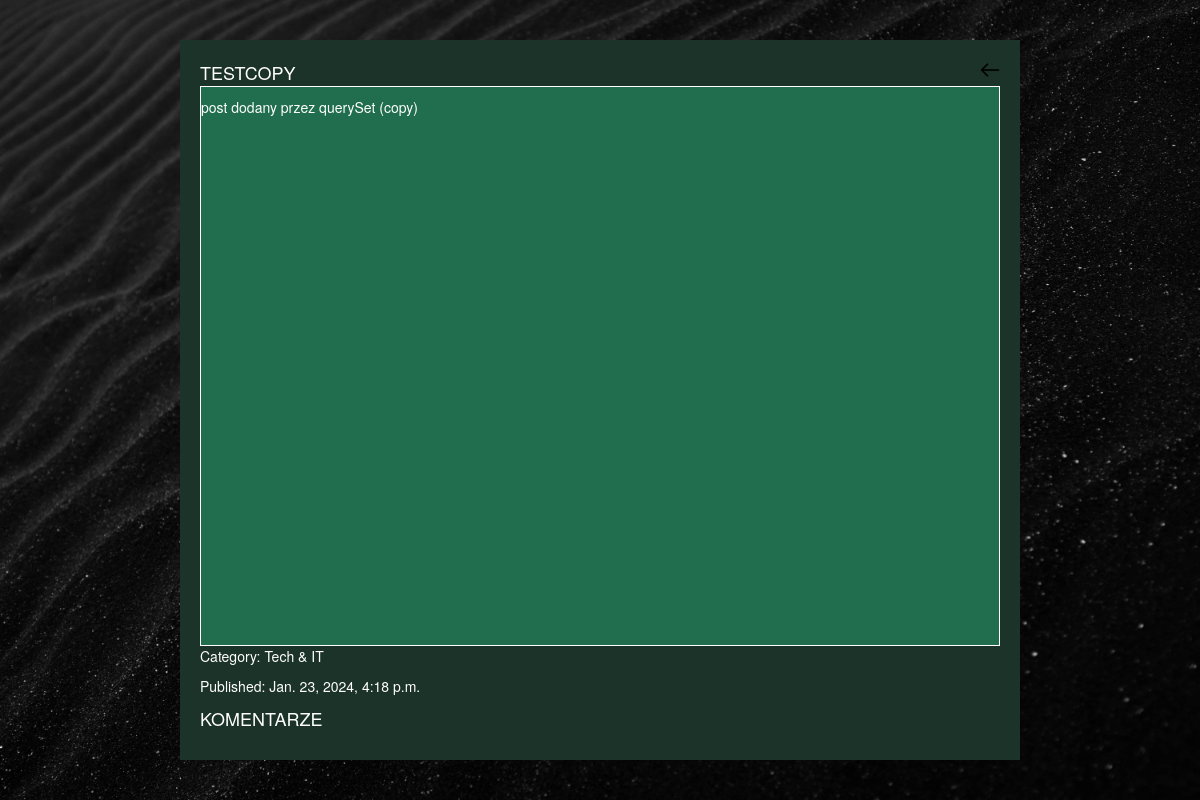
The app's page /post/12/, older data.
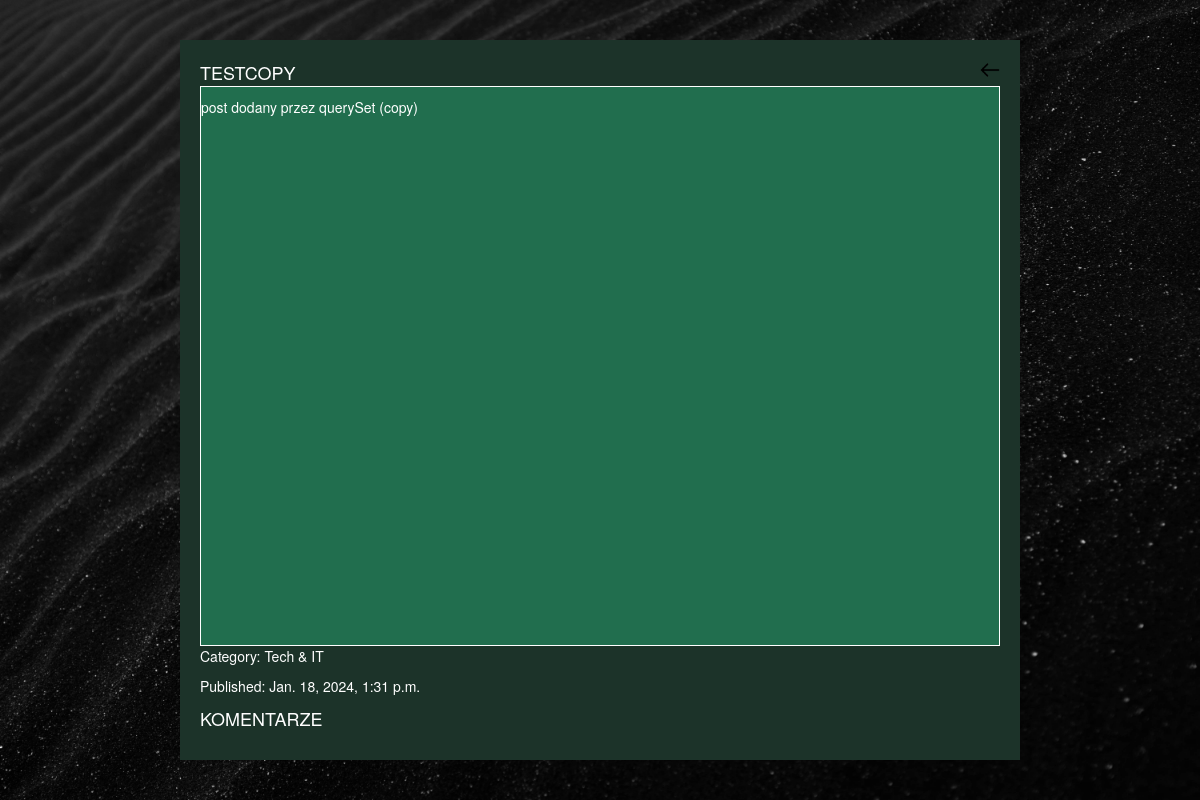
The same page, newer data.
### blog/models.py (models this page shows, shortened)
class Post(models.Model):
    CATEGORY_LIST = [
        ('ITEM1', 'Tech & IT'),
        ('ITEM2', 'Hobbies & Fun'),
        ('ITEM3', 'Sports & Rec'),
        ('ITEM4', 'Cooking & Food'),
        ('ITEM5', 'Art & Culture'),
    ]
    CATEGORY_DEFAULT = 'ITEM1'
    author = models.ForeignKey(settings.AUTH_USER_MODEL, on_delete=models.CASCADE)
    category = models.CharField(max_length=50, default=CATEGORY_DEFAULT, choices=CATEGORY_LIST)
    title = models.CharField(max_length=200)
    text = models.TextField()
    created_date = models.DateTimeField(
        default=timezone.now)
    published_date = models.DateTimeField(default=timezone.now)

### blog/views.py (the view)
# urls.py: path('post/<int:pk>/', post_detail, name='post_detail'),
def post_detail(request, pk):
    post = get_object_or_404(Post, pk=pk)
    if request.method == 'POST':
        form = CommentForm(request.POST)
        if form.is_valid():
            comment = form.save(commit=False)
            comment.post = post
            comment.save()
    else:
        form = CommentForm()
    return render(request, 'blog/post_detail.html', {'post': post, 'form': form})

### blog/templates/blog/post_detail.html (shortened to what this page needs)
{% load static %}
<html lang="en">
<head>
    <link rel="stylesheet" href="//maxcdn.bootstrapcdn.com/bootstrap/3.2.0/css/bootstrap.min.css">
    <link rel="stylesheet" href="//maxcdn.bootstrapcdn.com/bootstrap/3.2.0/css/strap-theme.min.css">
    <link rel="stylesheet" href="{% static 'css/blog.css' %}">
</head>
<body>
    <div class="container">
        <div class="formBox commentBox">
            <div class="dataBlockTitle">{{ post.title }}</div>
            <div class="dataBlockDescription commentDescription"><p>{{ post.text|linebreaksbr }}</p></div>
            <p>Category: {{ post.get_category_display }}</p>
            <p>Published: {{ post.published_date }}</p>
            <div class="dataBlockTitle">komentarze</div>
            <div class="ReturnButton">
                <form method="post" action="{% url 'post_list' %}">
                    <button type="submit" class="btn btn-primary buttonImage"><img src="{% static 'css/foto/panel/back.png' %}"></button>
                </form>
            </div>
        </div>
    </div>
</body>
</html>

Row changes from the older to the newer data that the page shows:
changed Post "TESTCOPY": published_date "Jan. 23, 2024, 4:18 p.m." → "Jan. 18, 2024, 1:31 p.m."
